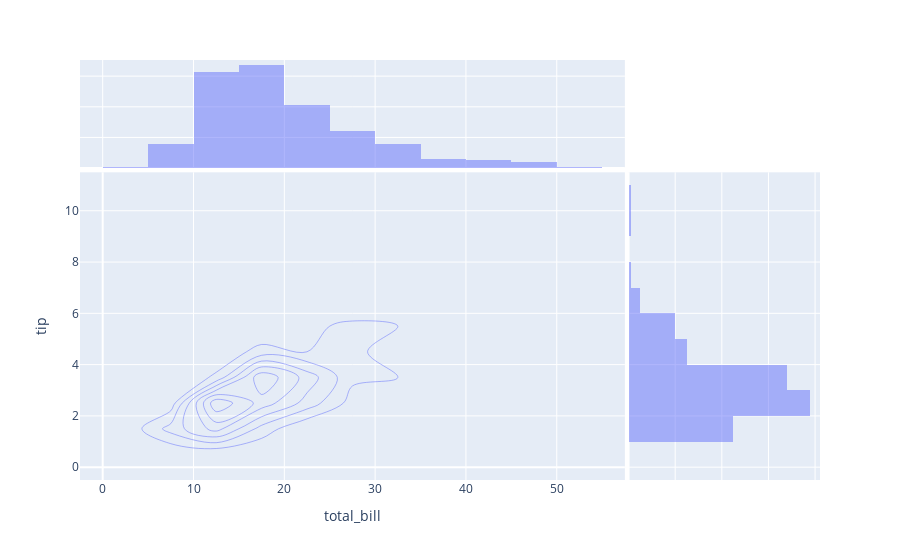

The notebook cell this image was saved under:
### Code cell
#optional
import plotly.express as px
df = px.data.tips()

fig = px.density_contour(df, x="total_bill", y="tip", marginal_x="histogram", marginal_y="histogram")
fig.show()

### Figure 1 — Plotly figure (JSON) as saved in the notebook; plotly's stock layout.template omitted (floating-point values rounded to 4 significant figures; data arrays with more than 128 entries replaced by an {"elided": "..."} marker saying what was removed)
{"data": [{"contours": {"coloring": "none"}, "hoverlabel": {"namelength": 0}, "hovertemplate": "total_bill=%{x}<br>tip=%{y}<br>count=%{z}", "legendgroup": "", "line": {"color": "#636efa"}, "name": "", "showlegend": false, "type": "histogram2dcontour", "x": {"elided": "244 float values"}, "xaxis": "x", "xbingroup": "x", "y": {"elided": "244 float values"}, "yaxis": "y", "ybingroup": "y"}, {"alignmentgroup": "True", "bingroup": "x", "hoverlabel": {"namelength": 0}, "hovertemplate": "total_bill=%{x}<br>count=%{y}", "legendgroup": "", "marker": {"color": "#636efa"}, "name": "", "offsetgroup": "", "opacity": 0.5, "showlegend": false, "type": "histogram", "x": {"elided": "244 float values"}, "xaxis": "x3", "yaxis": "y3"}, {"alignmentgroup": "True", "bingroup": "y", "hoverlabel": {"namelength": 0}, "hovertemplate": "tip=%{y}<br>count=%{x}", "legendgroup": "", "marker": {"color": "#636efa"}, "name": "", "offsetgroup": "", "opacity": 0.5, "showlegend": false, "type": "histogram", "xaxis": "x2", "y": {"elided": "244 float values"}, "yaxis": "y2"}], "layout": {"barmode": "overlay", "legend": {"tracegroupgap": 0}, "margin": {"t": 60}, "xaxis": {"anchor": "y", "domain": [0, 0.7363], "title": {"text": "total_bill"}}, "xaxis2": {"anchor": "y2", "domain": [0.7413, 1], "matches": "x2", "showgrid": true, "showline": false, "showticklabels": false, "ticks": ""}, "xaxis3": {"anchor": "y3", "domain": [0, 0.7363], "matches": "x", "showgrid": true, "showticklabels": false}, "xaxis4": {"anchor": "y4", "domain": [0.7413, 1], "matches": "x2", "showgrid": true, "showline": false, "showticklabels": false, "ticks": ""}, "yaxis": {"anchor": "x", "domain": [0, 0.7326], "title": {"text": "tip"}}, "yaxis2": {"anchor": "x2", "domain": [0, 0.7326], "matches": "y", "showgrid": true, "showticklabels": false}, "yaxis3": {"anchor": "x3", "domain": [0.7426, 1], "matches": "y3", "showgrid": true, "showline": false, "showticklabels": false, "ticks": ""}, "yaxis4": {"anchor": "x4", "domain": [0.7426, 1], "matches": "y3", "showgrid": true, "showline": false, "showticklabels": false, "ticks": ""}}}
